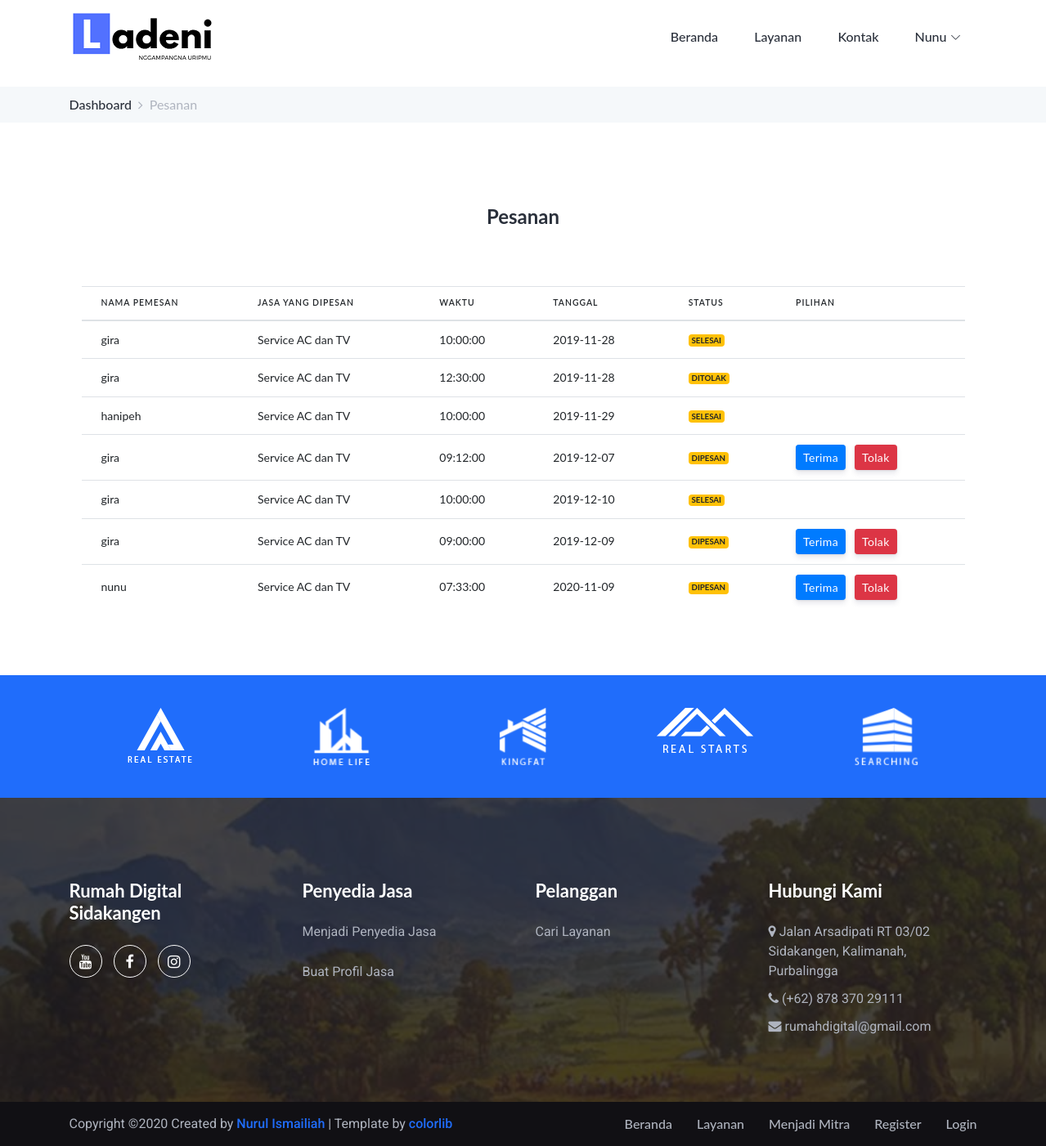
Page /dashboard/index2.php (signed in) on the committed database.
### tables this page shows
CREATE TABLE `pesanan` (
  `id_pesanan` int(11) NOT NULL,
  `id_pengguna` int(11) NOT NULL,
  `id_jasa` int(11) NOT NULL,
  `waktu` time NOT NULL,
  `tanggal` date NOT NULL,
  `no_handphone` varchar(15) NOT NULL,
  `status` varchar(50) NOT NULL
);

CREATE TABLE `pengguna` (
  `id_pengguna` int(11) NOT NULL,
  `username` varchar(100) NOT NULL,
  `password` varchar(100) NOT NULL,
  `no_handphone` varchar(15) NOT NULL,
  `email` varchar(100) NOT NULL,
  `level` varchar(5) NOT NULL
);

CREATE TABLE `jasa` (
  `id_jasa` int(11) NOT NULL,
  `id_mitra` int(11) NOT NULL,
  `id_kategori` int(11) NOT NULL,
  `nama_usaha` varchar(255) NOT NULL,
  `nama_jasa` varchar(255) NOT NULL,
  `harga` varchar(100) NOT NULL,
  `jadwal` text NOT NULL,
  `informasi` text NOT NULL,
  `keterangan` varchar(100) NOT NULL,
  `latitude` varchar(50) NOT NULL,
  `longitude` varchar(50) NOT NULL,
  `foto` varchar(255) NOT NULL,
  `status` int(2) NOT NULL
);

### fungsi/koneksi.php (called while the page is built, shortened)
<?php
	$base_url = "http://127.0.0.1/jasa/";
?>

### dashboard/index2.php (the view, shortened to what this page needs)
<?php
require_once '../_header.php';
?>
<body>
    <div class="breadcrumb-content-two jarallax wow fadeInUp" data-wow-delay="100ms">
        <div class="container h-100">
            <div class="row h-100 align-items-center">
                <div class="col-12">
                    <div class="breadcrumb-content">
                        <nav aria-label="breadcrumb">
                            <ol class="breadcrumb">
                                <li class="breadcrumb-item"><a href="<?= $base_url."dashboard/?log=".$_SESSION['id_pengguna']; ?>">Dashboard</a></li>
                                <li class="breadcrumb-item active" aria-current="page">Pesanan</li>
                            </ol>
                        </nav>
                    </div>
                </div>
            </div>
        </div>
    </div>
    <?php if($_SESSION['level']==3){
    ?>
      <section class="rehome-house-sale-area section-padding-100-60">
        <div class="container">
          <div class="row">
            <div class="col-12">
                <div class="section-heading text-center wow fadeInUp" data-wow-delay="200ms">
                    <h4><span>Pesanan</span></h4>
                </div>
            </div>
            <div class="col-lg-12 grid-margin stretch-card">
              <div class="card"  style="border-style: none;">
                <div class="card-body">
                  <div class="table-responsive">
                    <table class="table table-hover align-items-center">
                      <thead>
                        <tr>
                          <th>Nama Pemesan</th>
                          <th>Jasa yang dipesan</th>
                          <th>Waktu</th>
                          <th>Tanggal</th>
                          <th>Status</th>
                          <th>Pilihan</th>
                        </tr>
                      </thead>
                      <tbody>
                      <?php
                      $id_pengguna=$_SESSION['id_pengguna'];
                      $data=mysqli_fetch_assoc(mysqli_query($mysqli, "SELECT id_mitra FROM mitra WHERE id_pengguna='$id_pengguna'"));
                      $id_mitra=$data['id_mitra'];
                      $data=mysqli_fetch_assoc(mysqli_query($mysqli, "SELECT id_jasa FROM jasa WHERE id_mitra='$id_mitra'"));
                      $id_jasa=$data['id_jasa'];
                      $query= mysqli_query($mysqli, "SELECT pesanan.*, pengguna.username, jasa.nama_jasa FROM pesanan JOIN pengguna ON pengguna.id_pengguna=pesanan.id_pengguna JOIN jasa ON jasa.id_jasa=pesanan.id_jasa WHERE pesanan.id_jasa='$id_jasa'");
                      while ($data = mysqli_fetch_assoc($query)){
                      ?>
                      <tr>
                        <td scope="row">
                          <span class="mb-0 text-sm"><?= $data ['username'];?></span>
                        </td>
                        <td>
                          <span class="mb-0 text-sm"><?= $data ['nama_jasa'];?></span>
                        </td>
                        <td>
                          <span class="mb-0 text-sm"><?= $data ['waktu'];?></span>
                        </td>
                        <td>
                          <span class="mb-0 text-sm"><?= $data ['tanggal'];?></span>
                        </td>
                        <td>
                          <a href="#" class="badge badge-warning"><?= $data['status'];?></a>
                        </td>
                        <td>
                          <?php
                          if (strtolower($data['status'])=='dipesan') {
                            ?>
                            <a href="../fungsi/changestatusbooking.php?id=<?= $data['id_pesanan'] ?>&status=Diterima" class="btn btn-sm btn-primary">Terima</a>
                            <a href="../fungsi/changestatusbooking.php?id=<?= $data['id_pesanan'] ?>&status=Ditolak" class="btn btn-sm btn-danger">Tolak</a>
                            <?php
                          }elseif (strtolower($data['status'])=='diterima' ) {
                            ?>
                            <a href="../fungsi/changestatusbooking.php?id=<?= $data['id_pesanan'] ?>&status=Selesai" class="btn btn-sm btn-primary">Selesai</a>
                            <?php
                          }
                          ?>
                        </td>
                      </tr>
                      <?php } ?>
                      </tbody>
                    </table>
                  </div>
                </div>
              </div>
            </div>
          </div>
        </div>
      </section>
<?php }
  require '../_footer.php';
?>

### _header.php (shortened to what this page needs)
<?php
require_once 'fungsi/koneksi.php';
?>
<!DOCTYPE html>
<html lang="en">
<head>
  <link rel="stylesheet" href="<?= $base_url;?>_assets/login/css/flaticon.css">
  <link rel="stylesheet" href="<?= $base_url;?>_assets/login/css/themify-icons.css">
    <link rel="stylesheet" href="<?= $base_url;?>_assets/login/css/style.css">
    <link href="<?= $base_url;?>_assets/admin/css/argon-dashboard.css?v=1.1.0" rel="stylesheet" />
    <link rel="stylesheet" href="<?= $base_url;?>_assets/client/style.css">
</head>
<body>
    <header class="header-area">
        <?php
        if (isset($_SESSION['username'])){ ?>
        <div class="main-header-area animated">
            <div class="classy-nav-container breakpoint-off">
                <div class="container">
                    <nav class="classy-navbar justify-content-between" id="rehomesNav">
                        <a class="nav-brand" href="<?= $base_url;?>"><img src="<?= $base_url;?>_assets/images/background/logo.png" alt=""></a>
                        <div class="classy-menu">
                            <div class="classynav">
                                <ul id="nav">
                                    <li class="<?php if($menu == 'beranda'){echo 'active';}?>"><a href="<?= $base_url;?>">Beranda</a></li>
                                    <li class="<?php if($menu == 'layanan'){echo 'active';}?>"><a href="<?= $base_url;?>layanan">Layanan</a></li>
                                    <li class="<?php if($menu == 'kontak'){echo 'active';}?>"><a href="<?= $base_url;?>kontak">Kontak</a></li>
                                    <li><a href="#"><?= $_SESSION['username'];?></a>
                                    </li>
                                </ul>
                            </div>
                        </div>
                    </nav>
                </div>
            </div>
        </div>
    <?php } ?>
    </header>

### _footer.php (shortened to what this page needs)
    <div class="partner-area wow fadeInUp" data-wow-delay="200ms">
        <div class="container">
            <div class="row">
                <div class="col-12">
                    <div class="partner-logo-slide owl-carousel">
                        <a href="#" class="partner-logo wow fadeInUp" data-wow-delay="100ms"><img src="<?= $base_url;?>_assets/client/img/core-img/1.png" alt=""></a>
                        <a href="#" class="partner-logo wow fadeInUp" data-wow-delay="300ms"><img src="<?= $base_url;?>_assets/client/img/core-img/2.png" alt=""></a>
                        <a href="#" class="partner-logo wow fadeInUp" data-wow-delay="500ms"><img src="<?= $base_url;?>_assets/client/img/core-img/3.png" alt=""></a>
                        <a href="#" class="partner-logo wow fadeInUp" data-wow-delay="700ms"><img src="<?= $base_url;?>_assets/client/img/core-img/4.png" alt=""></a>
                        <a href="#" class="partner-logo wow fadeInUp" data-wow-delay="900ms"><img src="<?= $base_url;?>_assets/client/img/core-img/5.png" alt=""></a>
                    </div>
                </div>
            </div>
        </div>
    </div>
    <footer class="footer-area bg-img bg-overlay-2 section-padding-100-0" style="background-image: url(<?php echo $base_url; ?>_assets/images/background/perkampungan.jpeg);">
        <div class="main-footer-area">
            <div class="container">
                <div class="row justify-content-between">
                    <div class="col-12 col-sm-6 col-lg-3">
                        <div class="single-footer-widget mb-80">
                            <h5 class="widget-title">Rumah Digital Sidakangen</h5>
                            <div class="social-info">
                                <a href="https://www.youtube.com/channel/UCp6JrcCwhWyOZYyUyfxA7jA" target="_blank"><i class="fa fa-youtube" aria-hidden="true"></i></a>
                                <a href="https://www.facebook.com/rdssidakangen/" target="_blank"><i class="fa fa-facebook" aria-hidden="true"></i></a>
                                <a href="https://www.instagram.com/rds_sukses57/?fbclid=IwAR1Z9Zw0SDF7crpX4LYLkjkWjyA1vloHsPJsbvHN_m3A2A9LFXjq-bw7jFU" target="_blank"><i class="fa fa-instagram" aria-hidden="true"></i></a>
                            </div>
                        </div>
                    </div>
                    <div class="col-12 col-sm-6 col-lg-3">
                        <div class="single-footer-widget mb-80">
                            <h5 class="widget-title">Penyedia Jasa</h5>
                            <div class="footer-menjadi-penyedia-jasa">
                                <a href="#"><p>Menjadi Penyedia Jasa</span></p></a>
                                <a href="#"><p>Buat Profil Jasa</p></a>
                            </div>
                        </div>
                    </div>
                    <div class="col-12 col-sm-6 col-lg-3">
                        <div class="single-footer-widget mb-80">
                            <h5 class="widget-title">Pelanggan</h5>
                            <div class="footer-pelanggan">
                                <a href="#"><p>Cari Layanan</p></a>
                            </div>
                        </div>
                    </div>
                    <div class="col-12 col-sm-6 col-lg-3">
                        <div class="single-footer-widget mb-80">
                            <h5 class="widget-title">Hubungi Kami</h5>
                            <div class="footer-contact">
                                <ul class="">
                                    <li><p><span class="fa fa-map-marker" aria-hidden="true"></span><span class="text"> Jalan Arsadipati RT 03/02 Sidakangen, Kalimanah, Purbalingga</span></p></li>
                                    <li><p><span class="fa fa-phone" aria-hidden="true"></span><span class="text"> (+62) 878 370 29111</span></p></li>
                                    <li><p><span class="fa fa-envelope" aria-hidden="true"></span><span class="text"> rumahdigital@gmail.com</span></p></li>
                                </ul>
                            </div>
                        </div>
                    </div>
                </div>
            </div>
        </div>
        <div class="copywrite-content">
            <div class="container">
                <div class="row align-items-center">
                    <div class="col-12 col-sm-6">
                        <div class="copywrite-text">
                            <p>
Copyright &copy;<script>document.write(new Date().getFullYear());</script> Created by  <a href="#" target="_blank">Nurul Ismailiah</a>  | Template by <a href="#" target="_blank">colorlib</a>
</p>
                        </div>
                    </div>
                    <div class="col-12 col-sm-6">
                        <div class="footer-menu">
                            <ul class="nav">
                                <li><a href="<?= $base_url;?>">Beranda</a></li>
                                <li><a href="<?= $base_url;?>layanan">Layanan</a></li>
                                <li><a href="<?= $base_url;?>pendaftaran-mitra">Menjadi Mitra</a></li>
                                <li><a href="<?= $base_url;?>register">Register</a></li>
                                <li><a href="<?= $base_url;?>login">Login</a></li>
                            </ul>
                        </div>
                    </div>
                </div>
            </div>
        </div>
    </footer>
</body>
</html>

### _assets/client/css/default-assets/classy-nav.css (style rules this page uses)
.classy-nav-container { position: relative; z-index: 1; background-color: #ffffff; }
.classy-nav-container * { box-sizing: border-box; }
.classy-nav-container a { -webkit-transition-duration: 500ms; transition-duration: 500ms; text-decoration: none; outline: none; font-size: 14px; color: #232323; display: inline-block; }
.justify-content-between { -webkit-box-pack: justify; -ms-flex-pack: justify; justify-content: space-between; }
.classy-navbar { width: 100%; height: 80px; display: -webkit-box; display: -ms-flexbox; display: flex; -webkit-box-align: center; -ms-flex-align: center; -ms-grid-row-align: center; align-items: center; }
.classy-navbar .nav-brand { font-size: 26px; font-weight: 500; color: #232323; display: inline-block; margin-right: 30px; }
.classynav ul li { display: inline-block; clear: both; position: inherit; z-index: 10; }
.classynav ul li.cn-dropdown-item { position: relative; z-index: 10; }
.classynav ul li a { padding: 0 15px; display: block; height: 40px; font-size: 14px; line-height: 39px; }
.classynav ul li.megamenu-item > a:after, .classynav ul li.has-down > a:after { font-family: 'classyfonts'; content: "\e900"; font-size: 12px; color: #000000; padding-left: 5px; -webkit-transition-duration: 500ms; transition-duration: 500ms; }
.breakpoint-off .classynav { display: -webkit-box; display: -ms-flexbox; display: flex; -webkit-box-align: center; -ms-flex-align: center; -ms-grid-row-align: center; align-items: center; }

### _header.php (style rules this page uses)
.breadcrumb-content-two { background-color: #f5f8fa; padding-top: 10px; }

### rows in the picture
pesanan: id_pengguna.username "gira", id_jasa.nama_jasa "Service AC dan TV", waktu "10:00:00", tanggal "2019-11-28", status "SELESAI"
pesanan: id_pengguna.username "gira", id_jasa.nama_jasa "Service AC dan TV", waktu "12:30:00", tanggal "2019-11-28", status "DITOLAK"
pesanan: id_pengguna.username "hanipeh", id_jasa.nama_jasa "Service AC dan TV", waktu "10:00:00", tanggal "2019-11-29", status "SELESAI"
pesanan: id_pengguna.username "gira", id_jasa.nama_jasa "Service AC dan TV", waktu "09:12:00", tanggal "2019-12-07", status "DIPESAN"
pesanan: id_pengguna.username "gira", id_jasa.nama_jasa "Service AC dan TV", waktu "10:00:00", tanggal "2019-12-10", status "SELESAI"
pesanan: id_pengguna.username "gira", id_jasa.nama_jasa "Service AC dan TV", waktu "09:00:00", tanggal "2019-12-09", status "DIPESAN"
pesanan: id_pengguna.username "nunu", id_jasa.nama_jasa "Service AC dan TV", waktu "07:33:00", tanggal "2020-11-09", status "DIPESAN"

### other values in the picture
$_SESSION['username'] "Nunu"
